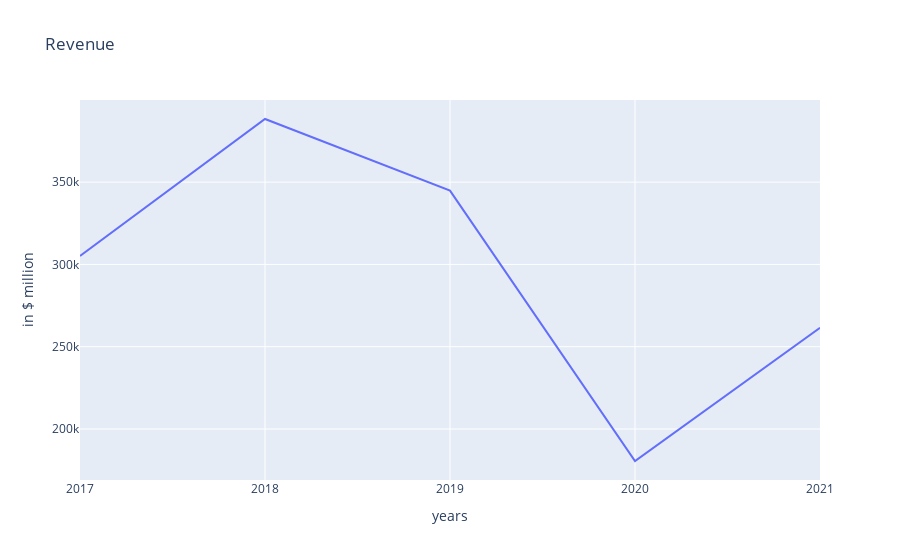

Notebook code for this chart:
### Markdown cell above
#### Consolidated Statement of Income data ($ million) - Charts

### Code cell
fig = px.line(x=revenue.keys(), y=revenue.values(), title="Revenue", labels = {'x':'years', 'y':'in $ million'})
fig.show()

### Figure 1 — Plotly figure (JSON) as saved in the notebook; plotly's stock layout.template omitted (floating-point values rounded to 4 significant figures)
{"data": [{"hovertemplate": "years=%{x}<br>in $ million=%{y}<extra></extra>", "legendgroup": "", "line": {"color": "#636efa", "dash": "solid"}, "marker": {"symbol": "circle"}, "mode": "lines", "name": "", "orientation": "v", "showlegend": false, "type": "scatter", "x": ["2017", "2018", "2019", "2020", "2021"], "xaxis": "x", "y": [305179, 388379, 344877, 180543, 261504], "yaxis": "y"}], "layout": {"legend": {"tracegroupgap": 0}, "title": {"text": "Revenue"}, "xaxis": {"anchor": "y", "domain": [0, 1], "title": {"text": "years"}}, "yaxis": {"anchor": "x", "domain": [0, 1], "title": {"text": "in $ million"}}}}
